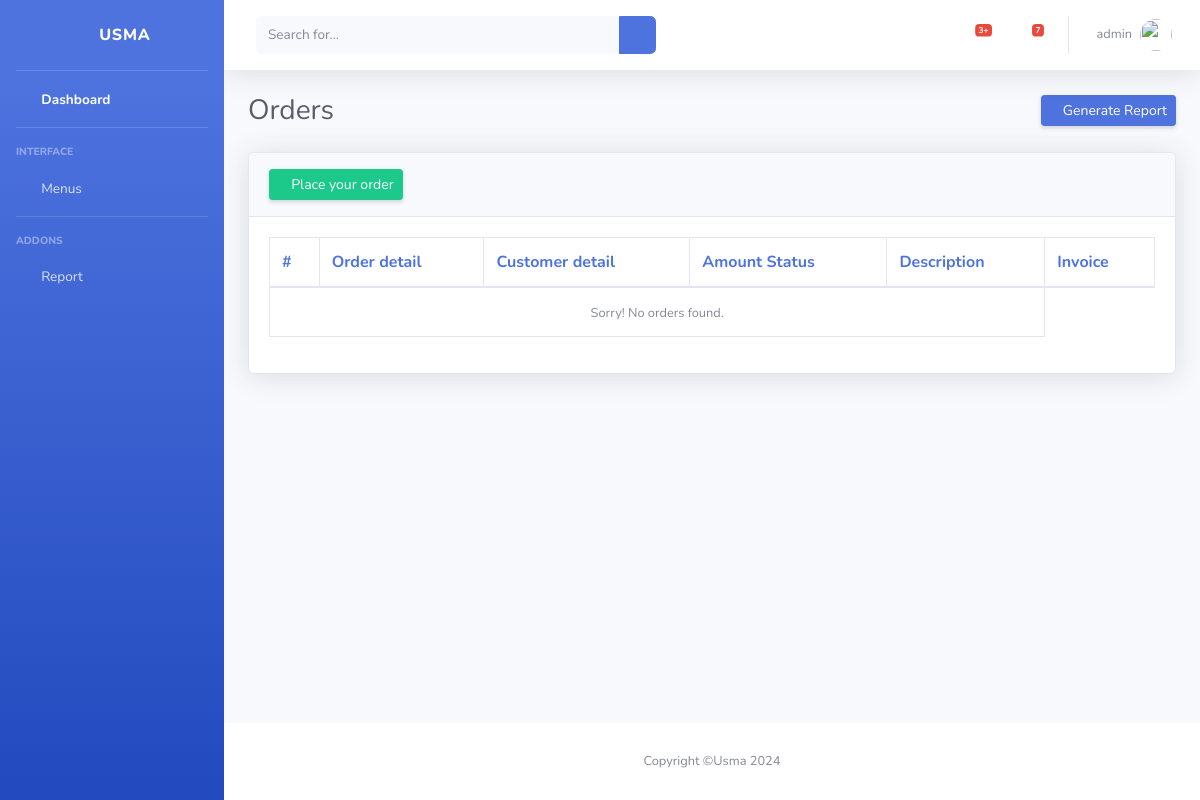
The app's page /orders/ (signed in), older data.
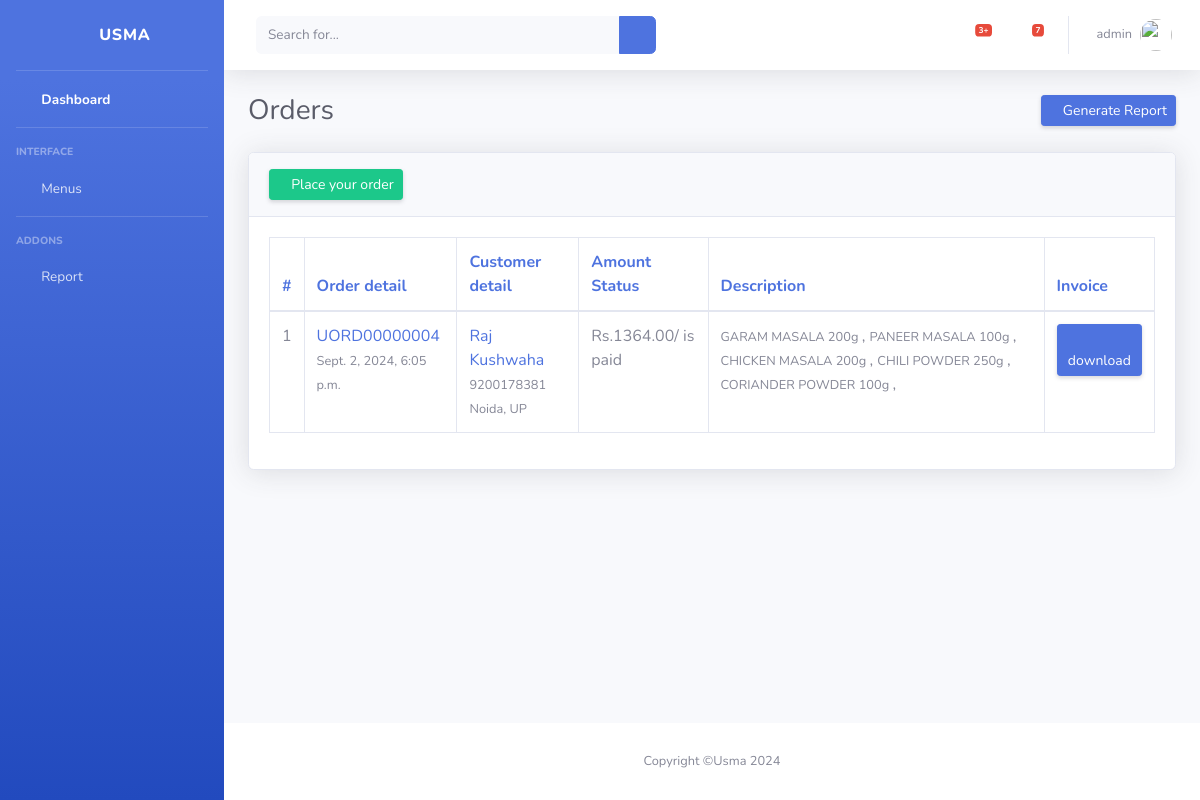
The same page, newer data.
### users/models.py (models this page shows, shortened)
class Order(models.Model):
    id = models.CharField(max_length=50, primary_key=True, editable=False)
    user = models.ForeignKey(CustomerUser, on_delete=models.CASCADE)
    products = models.ManyToManyField(Product, through='OrderItem')
    created_at = models.DateTimeField(auto_now_add=True)
    updated_at = models.DateTimeField(auto_now=True)
    status=models.CharField(max_length=10,null=True, blank=True)
    amount=models.DecimalField(max_digits=8,decimal_places=2,null=True, blank=True)
    advance=models.DecimalField(max_digits=8,decimal_places=2,null=True,blank=True)
    def __str__(self):
        return f"Order #{self.id} by {self.user}"

class CustomerUser(AbstractBaseUser, PermissionsMixin):
    email = models.EmailField(unique=True,blank=True,null=True)
    mobile = models.CharField(unique=True,max_length=10)
    first_name = models.CharField(max_length=30, blank=True)
    last_name = models.CharField(max_length=30, blank=True)
    is_active = models.BooleanField(default=True)
    is_staff = models.BooleanField(default=False)
    address=models.TextField(null=True,blank=True)
    backup_password=models.CharField(max_length=200,null=True,blank=True)
    objects = CustomUserManager()
    USERNAME_FIELD = 'mobile'
    REQUIRED_FIELDS = ['first_name', 'last_name']
    def __str__(self):
        return self.mobile

class Product(models.Model):
    id = models.CharField(max_length=12, primary_key=True, editable=False)
    product_name=models.CharField(max_length=100)
    p_desc=models.TextField(max_length=100,verbose_name="Product Description")
    product_image=models.ImageField(upload_to="products",default="product.png")
    weight=models.IntegerField(default=0)
    price=models.DecimalField(max_digits=8,decimal_places=2)
    customer_price=models.DecimalField(max_digits=8,decimal_places=2,null=True,blank=True)
    retailer_price=models.DecimalField(max_digits=8,decimal_places=2,null=True,blank=True)
    datetime =models.DateTimeField(auto_now=True)

### users/views.py (the view)
# urls.py: path('orders/', views.orders),
def orders(request):
    context = {}
    if not request.user.is_authenticated:
        return redirect("/login")
    if not request.user.is_staff:
        return redirect('/')
    orders_list = Order.objects.filter().order_by('-id')
    cus_id=request.GET.get('bycustomer')
    if cus_id:
        orders_list=orders_list.filter(user_id=cus_id)
    print(orders_list)
    context['orders_list']=orders_list
    return render(request,'orders/orders.html',context)

### users/templates/orders/orders.html (shortened to what this page needs)
{% extends 'base2.html'%}
{% block body %}
<div id="wrapper">
    {% include "sidebar.html"%}
    <div id="content-wrapper" class="d-flex flex-column">
        <div id="content">
            {% include 'nav.html'%}
            <div class="container-fluid" id="MainDashboard">
                <div class="d-sm-flex align-items-center justify-content-between mb-4">
                    <h1 class="h3 mb-0 text-gray-800">Orders</h1>
                    <a href="#" class="d-none d-sm-inline-block btn btn-sm btn-primary shadow-sm"><i
                            class="fas fa-download fa-sm text-white-50"></i> Generate Report</a>
                </div>
                <div class="card shadow mb-4">
                    <div class="card-header py-3">
                        <a href="/new_order/" class="d-none d-sm-inline-block btn btn-sm btn-success shadow-sm"><i
                                class="fas fa-download fa-sm text-white-50"></i> Place your order</a>
                    </div>
                    <div class="card-body">
                        <div class="table-responsive">
                            <table class="table table-bordered" id="dataTable" width="100%" cellspacing="0">
                                <thead class="text-primary">
                                <th>#</th>
                                <th>Order detail</th>
                                <th>Customer detail</th>
                                <th>Amount Status</th>
                                <th>Description</th>
                                <th>Invoice</th>
                                </thead>
                                <tbody>
                                {% if orders_list %}
                                    {% for ord in orders_list %}
                                <tr>
                                    <td>{{forloop.counter}}</td>
                                    <td><a href="/one_order/{{ord.id}}">{{ord.id}}</a>
                                    <br>
                                        <small>{{ord.created_at}}</small>
                                    </td>
                                    <td><span class="text-primary">{{ord.user.first_name}} {{ord.user.last_name}}</span> <br>
                                        <small class="text-muted">{{ord.user.mobile}} {{ord.user.address}}</small>
                                    </td>
                                    <td>Rs.{{ord.amount}}/ is {{ord.status}} </td>
                                    <td>
                                        {% for p in ord.products.all%}
                                        <small>{{p.product_name}} {{p.weight}}g </small>,
                                        {% endfor%}
                                    </td>
                                    <td>
                                       <a href="/invoice/{{ord.id}}" class="d-none d-sm-inline-block btn btn-sm btn-primary shadow-sm"><i
                            class="fas fa-download fa-sm text-white-50"></i> download</a>
                                    </td>
                                </tr>
                                {% endfor %}
                                {% else %}
                                <tr>
                                    <td colspan="5" class="text-center"><small class="text-center">Sorry! No orders found.</small></td>
                                </tr>
                                {% endif %}
                                </tbody>
                            </table>
                        </div>
                    </div>
                </div>
            </div>
        </div>
        {% include 'footer.html'%}
    </div>
</div>
{% endblock%}

Row changes from the older to the newer data that the page shows:
added Order: id "UORD00000004", created_at "Sept. 2, 2024, 6:05 p.m.", user.first_name "Raj", user.last_name "Kushwaha", user.mobile "9200178381", user.address "Noida, UP", amount "1364.00", status "paid"
added Product: product_name "GARAM MASALA", weight "200"
added Product: product_name "PANEER MASALA", weight "100"
added Product: product_name "CHICKEN MASALA", weight "200"
added Product: product_name "CHILI POWDER", weight "250"
added Product: product_name "CORIANDER POWDER", weight "100"
Text that changed along with them:
text no longer shown: "Sorry! No orders found."
